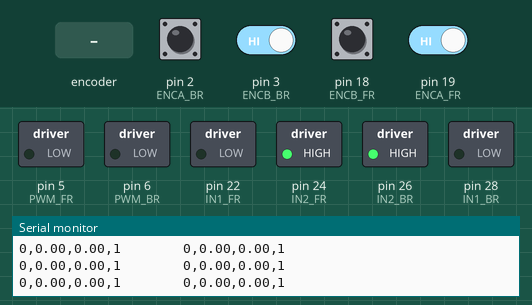
A sketch run on a simulated Arduino Mega 2560, built with avr-gcc and run on an emulated ATmega2560. On the bench: switched loads named in the sketch (green lamp = pin HIGH), the last lines printed to the serial monitor. Dashed ring = blinking. The inputs (shaded band) are chosen by the test bench; at power-on: pin 2 (ENCA_BR), pin 3 (ENCB_BR), pin 18 (ENCB_FR), pin 19 (ENCA_FR) HIGH.

Above: at 1.2 s.
1.3 s: rotary encoder on pin 2 (ENCA_BR) / pin 18 (ENCB_FR) turned 3 steps (first pin leading)
At 2.5 s:
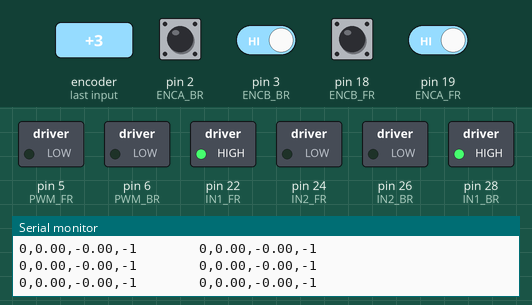
3.4 s: pin 3 (ENCB_BR) driven LOW
At 4.4 s:
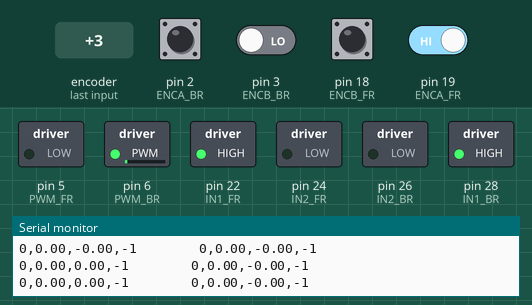
4.9 s: pin 19 (ENCA_FR) driven LOW
At 5.6 s:
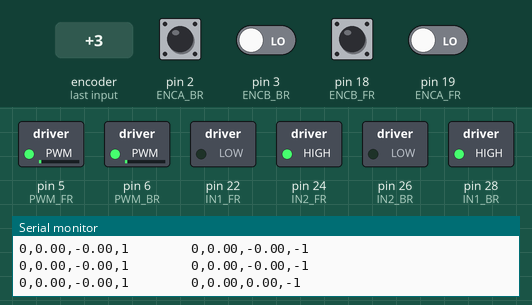
6.4 s: rotary encoder on pin 2 (ENCA_BR) / pin 18 (ENCB_FR) turned 3 steps (first pin leading)
At 6.9 s:
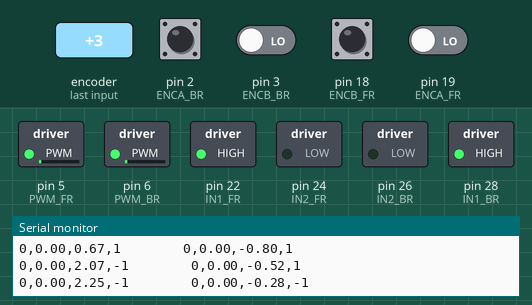
8.5 s: pin 19 (ENCA_FR) driven HIGH
At 9.7 s:
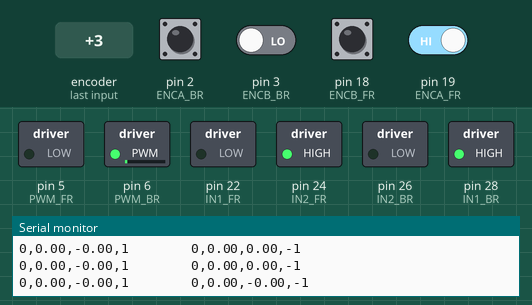
10.1 s: pin 3 (ENCB_BR) driven HIGH
At 11.6 s:
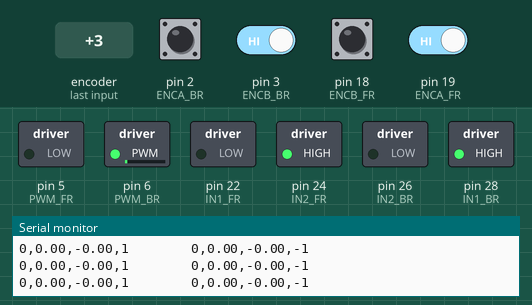
Timing chart, 0 to 12.6 s (numbered marks = the images above; inputs shaded):
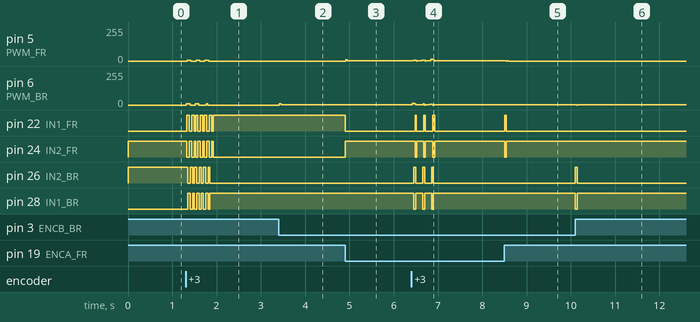

Measured:
- after the input at 1.3 s, pin 5 (PWM_FR): 0/255 → 5/255 at once, then repeats every 0.20 s: 4/255 0.04 s, 0/255 0.11 s, 5/255 0.05 s, until it stays 0/255 from 1.8 s; pin 22 (IN1_FR): alternates HIGH for 0.05 s and LOW for 0.05 s, 13 changes in all, then stays HIGH, starting at once
- after the input at 3.4 s, pin 6 (PWM_BR): 0/255 → 1/255 at once
- after the input at 4.9 s, pin 5 (PWM_FR): 0/255 → 1/255 at once; pin 22 (IN1_FR): HIGH → LOW at once; pin 24 (IN2_FR): LOW → HIGH at once
- after the input at 6.4 s, pin 22 (IN1_FR): alternates HIGH for 0.03 s and LOW for 0.17 s, 6 changes in all, then stays LOW, starting after 0.08 s; pin 24 (IN2_FR): alternates HIGH for 0.17 s and LOW for 0.03 s, 6 changes in all, then stays HIGH, starting after 0.08 s
- after the input at 8.5 s, pin 5 (PWM_FR): 1/255 → 0/255 at once; pin 22 (IN1_FR): LOW → HIGH at once, → LOW 0.04 s later; pin 24 (IN2_FR): HIGH → LOW at once, → HIGH 0.04 s later
- after the input at 10.1 s, pin 6 (PWM_BR): 1/255 → 3/255 at once, → 0/255 0.03 s later, → 1/255 0.02 s later; pin 26 (IN2_BR): LOW → HIGH at once, → LOW 0.04 s later; pin 28 (IN1_BR): HIGH → LOW at once, → HIGH 0.04 s later

The sketch:

d08_mega_function_motor.ino
```cpp
// This alternate version of the code does not require
// atomic.h. Instead, interrupts() and noInterrupts()
// are used. Please use this code if your
// platform does not support ATOMIC_BLOCK.

// CONCLUSION
// B01 (DOUBLE - RASING (1 TIME )) -- 330 COUNT = 360 DEGREE
// B02 (DOUBLE - RASING / FAILING (2 TIME )) -- 660 COUNT = 360 DEGREE
// B03 /B05  (DOUBLE - CHANGE (4 TIME )) -- 1320 COUNT = 360 DEGREE

#include <SPI.h>
#include <SD.h>
#include <util/atomic.h>

// FR = FRONT RIGHT
// FL = FRONT LEFT
// BR = BACK RIGHT
// BL = BACK LEFT

#define FR 0
#define FL 1
#define BR 2
#define BL 3

#define ENCA_FR 19 // GREEN
#define ENCB_FR 18 // YELLOW
#define PWM_FR 5
#define IN2_FR 24 // BLACK
#define IN1_FR 22 // WHITE

#define ENCA_BR 2 // YELLOW
#define ENCB_BR 3 // GREEN
#define PWM_BR 6
#define IN2_BR 26 // BLACK
#define IN1_BR 28 // WHITE

// globals
long prevT[] = {0,0,0,0};
int posPrev[] = {0,0,0,0};

// Use the "volatile" directive for variables
// used in an interrupt
volatile int pos_i[] = {0,0,0,0};
volatile float velocity_i[] = {0,0,0,0};
volatile long prevT_i[] = {0,0,0,0};

float eintegral[] = {0,0,0,0};
float vFilt[] = {0,0,0,0};
float vPrev[] = {0,0,0,0};
float vx[][3] = {{0,0,0},{0,0,0},{0,0,0},{0,0,0}};
float vy[][3] = {{0,0,0},{0,0,0},{0,0,0},{0,0,0}};

// for count loop, every three time will be print out the value
int k = 0;

int target = 0;

String valInString = "";
char inChar;

void setup() {
  Serial.begin(115200);
  // Serial.begin(9600);
  pinMode(ENCA_FR,INPUT);
  pinMode(ENCB_FR,INPUT);
  pinMode(ENCA_BR,INPUT);
  pinMode(ENCB_BR,INPUT);

  attachInterrupt(digitalPinToInterrupt(ENCA_FR),readEncoderAFR_wrapper, CHANGE);
  attachInterrupt(digitalPinToInterrupt(ENCB_FR),readEncoderBFR_wrapper, CHANGE);

	attachInterrupt(digitalPinToInterrupt(ENCA_BR),readEncoderABR_wrapper, CHANGE);
  attachInterrupt(digitalPinToInterrupt(ENCB_BR),readEncoderBBR_wrapper, CHANGE);

  pinMode(PWM_FR,OUTPUT);
  pinMode(IN1_FR,OUTPUT);
  pinMode(IN2_FR,OUTPUT);
	pinMode(PWM_BR,OUTPUT);
  pinMode(IN1_BR,OUTPUT);
  pinMode(IN2_BR,OUTPUT);

  while (!Serial) {
    // wait for serial port to connect
  }
}

void loop() {
	while (Serial.available() > 0) {
			int inputChar = Serial.read();
			if(isDigit(inputChar)){
					valInString += (char)inputChar;
					// Serial.println(valInString);

			}else if(isAlpha(inputChar)) {
					valInString = "";
					inChar = (char)inputChar;

			}else if ((char)inputChar == '\r') {
					// Serial.println(valInString);
					if(valInString != ""){
							// Serial.println(valInString.toInt());
							target = (valInString.toInt());
							valInString = "";
					}else{
							Serial.println(inChar);

							if(inChar == 'R' || inChar == 'r'){
									target = 0;
							}

							if(inChar == 'O' || inChar == 'o'){
									target = 0;
									pos_i[FR] = 0;
									pos_i[BR] = 0;
							}
					}
			}
	}

  // read the position in an atomic block
  // to avoid potential misreads
  int pos[] = {0,0,0,0};
  ATOMIC_BLOCK(ATOMIC_RESTORESTATE){
    pos[FR] = pos_i[FR];
		pos[BR] = pos_i[BR];
  }

	//Invoke compute velocity function
	float deltaT[] = {0,0,0,0};
	float velocity[] = {0,0,0,0};
	computeVelocity(FR, deltaT, velocity, pos);
	computeVelocity(BR, deltaT, velocity, pos);

	//Invoke convert count/s to RPM
	convertToRPM(FR, velocity);
	convertToRPM(BR, velocity);

  // Compute the filtered signal
  // (second order Butterworth example)
	computeFilteredSignal(FR);
	computeFilteredSignal(BR);

	// Set a target
	// float vt = 100*(sin(currT/1e6)>0);
	// float vt = 100;
	float vt = target;

	// Compute the control signal u
	float u[] = {0,0,0,0};
	computeControlSignalU(FR, vt, u, deltaT);
	computeControlSignalU(BR, vt, u, deltaT);

	//Set the motor speed and direction
	int dir[] = {1,1,1,1};
	int pwr[] = {0,0,0,0};
	setMotorSpeedDireaction(FR, u, dir, pwr);
	setMotorSpeedDireaction(BR, u, dir, pwr);

	// motor start
	setMotor(dir[FR], pwr[FR], PWM_FR, IN1_FR, IN2_FR);
	setMotor(dir[BR], pwr[BR], PWM_BR, IN1_BR, IN2_BR);

  delay(1); // Wait 1ms
  stortVPrevValue(FR);
	stortVPrevValue(BR);

	// every three time loops, will print out the value
  if(k % 3 ==0){
    serialPrint(vt, dir);
  }

  k = k+1;
}

void serialPrint(int target, int* dir){
	Serial.print(target);
	Serial.print(",");
	Serial.print(vx[FR][0]);
	Serial.print(",");
	Serial.print(vFilt[FR]);
	Serial.print(",");
	Serial.print(dir[FR]);
	Serial.print("        ");

	Serial.print(target);
	Serial.print(",");
	Serial.print(vx[BR][0]);
	Serial.print(",");
	Serial.print(vFilt[BR]);
	Serial.print(",");
	Serial.print(dir[BR]);
	Serial.println("  ");
}

void stortVPrevValue(int motorIndex){
	for(int i = 1; i >= 0; i--){
    vx[motorIndex][i+1] = vx[motorIndex][i]; // store xi
    vy[motorIndex][i+1] = vy[motorIndex][i]; // store yi
  }
}

void setMotorSpeedDireaction(int motorIndex, float* u, int* dir, int* pwr){
	// Serial.println(motorIndex);
	// Serial.println(u[motorIndex]);
	if (u[motorIndex]<0){
		dir[motorIndex] = -1;
	}

	pwr[motorIndex] = (int) fabs(u[motorIndex]);
	if(pwr[motorIndex] > 255){
		pwr[motorIndex] = 255;
	}
}

void computeControlSignalU(int motorIndex, int vt, float* u, float* deltaT){
	float kp = 5; // if the distance of the current and target is bigger, than add kp to increase the voltage
	float ki = 30;
	float e = vt-vFilt[motorIndex];
	eintegral[motorIndex] = eintegral[motorIndex] + e*deltaT[motorIndex];

	u[motorIndex] = kp*e + ki*eintegral[motorIndex];
}

void computeFilteredSignal(int motorIndex){
	float vb[] = {0.007777, 0.01555399, 0.007777};
  float va[] = {1.73550016, -0.76660814};

	vy[motorIndex][0] = va[0]*vy[motorIndex][1] + va[1]*vy[motorIndex][2] +
            	vb[0]*vx[motorIndex][0] + vb[1]*vx[motorIndex][1] + vb[2]*vx[motorIndex][2];

  vFilt[motorIndex] = vy[motorIndex][0];
}

void convertToRPM(int motorIndex, float* velocity){
	vx[motorIndex][0] = velocity[motorIndex]/1320*60.0;
}

void computeVelocity(int motorIndex, float* deltaT, float* velocity, int* pos){
	long currT = micros();
  deltaT[motorIndex] = ((float) (currT-prevT[motorIndex]))/1.0e6;
  velocity[motorIndex] = (pos[motorIndex] - posPrev[motorIndex])/deltaT[motorIndex];
	posPrev[motorIndex] = pos[motorIndex];
	prevT[motorIndex] = currT;
}

void setMotor(int dir, int pwmVal, int pwm, int in1, int in2){
  analogWrite(pwm,pwmVal);
  if(dir == -1){
    digitalWrite(in1,HIGH);
    digitalWrite(in2,LOW);
  }
  else if(dir == 1){
    digitalWrite(in1,LOW);
    digitalWrite(in2,HIGH);
  }
  else{
    digitalWrite(in1,LOW);
    digitalWrite(in2,LOW);
  }
}

void readEncoderAFR_wrapper(){
	readEncoderA(FR, ENCA_FR, ENCB_FR);
}

void readEncoderBFR_wrapper(){
	readEncoderB(FR, ENCA_FR, ENCB_FR);
}

void readEncoderABR_wrapper(){
	readEncoderA(BR, ENCA_BR, ENCB_BR);
}

void readEncoderBBR_wrapper(){
	readEncoderB(BR, ENCA_BR, ENCB_BR);
}

void readEncoderA(int motorIndex, int ENCA, int ENCB){
	int a = digitalRead(ENCA);
  int b = digitalRead(ENCB);

  if(a == 0){
    if(b == 0){
			pos_i[motorIndex]++;
		}else{
			pos_i[motorIndex]--;
		}
  }
  else{
    if(b == 0){
			pos_i[motorIndex]--;
		}else{
			pos_i[motorIndex]++;
		}
  }
}

void readEncoderB(int motorIndex, int ENCA, int ENCB){
  int a = digitalRead(ENCA);
	int b = digitalRead(ENCB);

  if(b == 0){
    if(a == 0){
			pos_i[motorIndex]--;
		}else{
			pos_i[motorIndex]++;
		}
  }
  else{
    if(a == 0){
			pos_i[motorIndex]++;
		}else{
			pos_i[motorIndex]--;
		}
  }
}
```
